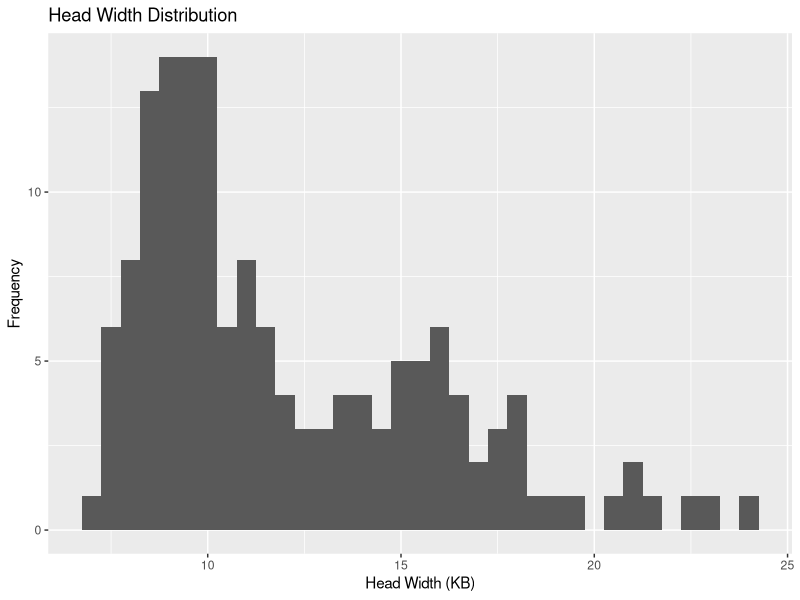

This chart was generated by the following R code:
## ---- chunk 1
library(tidyverse)
library(dplyr)
library(ggplot2)
library(psych)
## ---- chunk 2
lab <- read.table(file = "data/lucanus.csv", header = TRUE, fill = TRUE)

lab <- lab |>
  mutate(
      KB = as.numeric(gsub(",", ".", trimws(KB))),
      EL = as.numeric(gsub(",", ".", trimws(EL))),
      SEXO = as.factor(trimws(SEXO)),
      PROVINCIA = ifelse(trimws(PROVINCIA) == "", "Otras", trimws(PROVINCIA)),
      PROVINCIA = as.factor(trimws(PROVINCIA))
  )

summary(lab)
## ---- chunk 3
df <- lab |> 
  slice_sample(n = 150, replace = FALSE)
summary(df)
## ---- chunk 4
summary(df$KB)
## ---- chunk 5
ggplot(df, aes(x = KB)) +
  geom_histogram(binwidth = 0.5) +
  labs(title = "Head Width Distribution",
       x = "Head Width (KB)",
       y = "Frequency")
